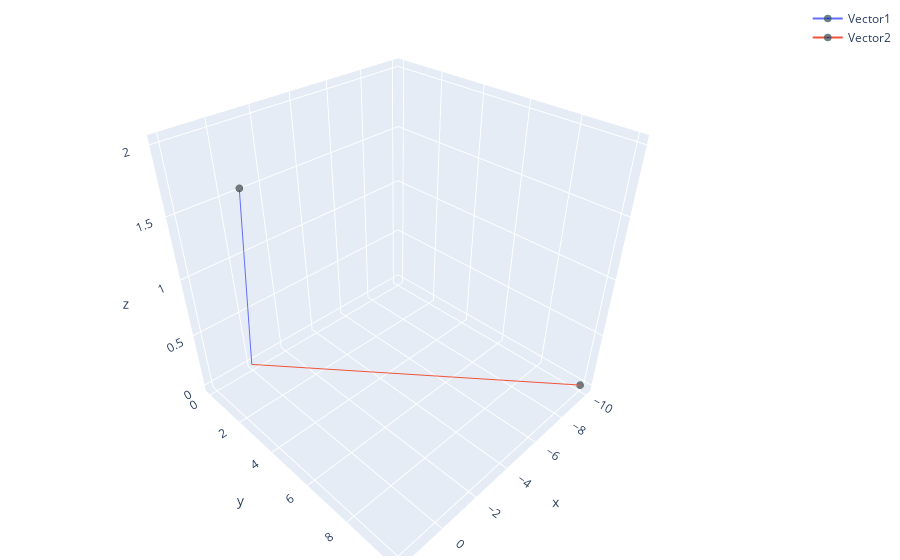

The notebook cell this image was saved under:
### Code cell
###### MULTIPLICATION OF A VECTOR BY A SCALAR ######
###### Lecture 1, slide 9 ######

print("2*vA = ", 2*vA)
print("10*vB = ", 10*vB)

print("Plot of 2*vA (blue) and 10*vB (red)")
vector_plot([2*vA,10*vB])

### Figure 1 — Plotly figure (JSON) as saved in the notebook; plotly's stock layout.template omitted (floating-point values rounded to 4 significant figures)
{"data": [{"marker": {"color": ["blue"], "line": {"color": "DarkSlateGrey", "width": 5}, "size": [0, 5]}, "name": "Vector1", "type": "scatter3d", "x": [0, 2], "y": [0, 4], "z": [0, 2]}, {"marker": {"color": ["blue"], "line": {"color": "DarkSlateGrey", "width": 5}, "size": [0, 5]}, "name": "Vector2", "type": "scatter3d", "x": [0, -10], "y": [0, 10], "z": [0, 0]}], "layout": {"margin": {"b": 4, "l": 4, "r": 4, "t": 4}}}
